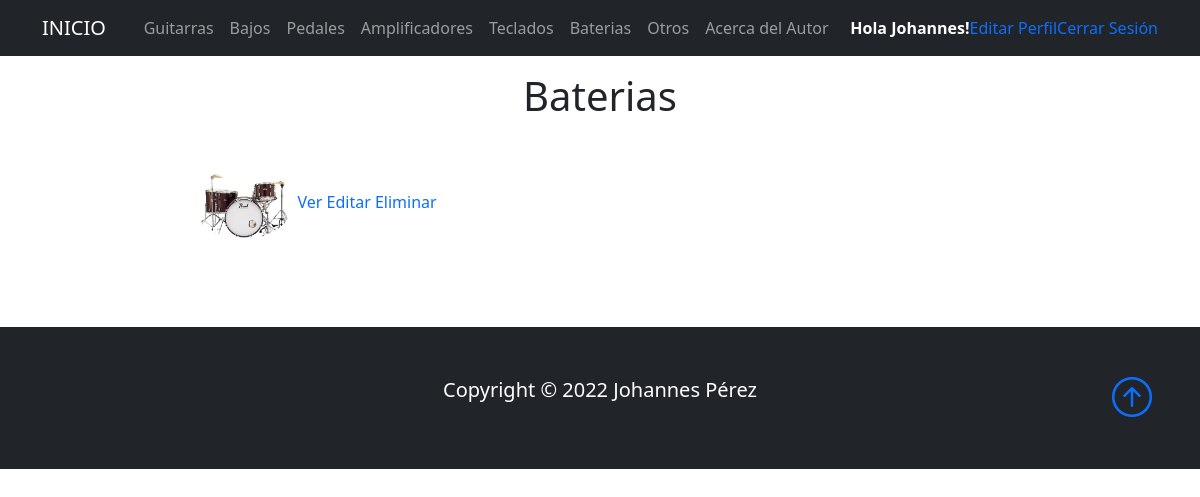
The page /listaBaterias/ (signed in) on the database its author committed.
### Base/models.py (models this page shows, shortened)
class Instrumento(models.Model):
    instrumentoSeleccion = (
    ('guitarra','Guitarra'),
    ('bajo', 'Bajo'),
    ('pedal','Pedal'),
    ('bateria','Bateria'),
    ('teclado','Teclado'),
    ('amplificador','Amplificador'),
    ('otro', 'Otro'),
    )
    usuario = models.ForeignKey(User, on_delete=models.CASCADE, null=True, blank=True)
    titulo = models.CharField(max_length=200)
    instrumento = models.CharField(max_length=15, choices=instrumentoSeleccion, default='guitarra')
    marca = models.CharField(max_length=40)
    modelo = models.CharField(max_length=40)
    descripcion = models.TextField(null=True, blank=True)
    year = models.IntegerField()
    precio = models.DecimalField(max_digits=10, decimal_places=2)
    fechaPublicacion = models.DateTimeField(auto_now_add=True)
    telefonoContacto = models.IntegerField()
    emailContacto = models.EmailField()
    imagenInstrumento = models.ImageField(null=True, blank=True, upload_to="imagenes/")
    class Meta:
        ordering = ['usuario', '-fechaPublicacion']

### Base/views.py (the view)
# urls.py: path('listaBaterias/', BateriaLista.as_view(), name='baterias'),
class BateriaLista(LoginRequiredMixin, ListView):
    context_object_name = 'baterias'
    queryset = Instrumento.objects.filter(instrumento__startswith='bateria')
    template_name = 'Base/listaBaterias.html'

### Base/templates/Base/listaBaterias.html (shortened to what this page needs)
{% extends 'Base/home.html' %}
{% block content %}
<section class="text-dark p-5 p-lg-0 pt-lg-5 text-center">
<br>
<div class="container text-center">
    <h1>Baterias</h1>
</div>
<br>
<div class="container">
    <div class="row">
            {% for bateria in baterias %}
            <div class="col-sm-6 align-items-center">
                <div class="card-body">
                <img src="{{bateria.imagenInstrumento.url}}" class="rounded-circle" width="100px">
                <a href="{% url 'bateria' bateria.id %}">Ver</a>
                {% if user.id == bateria.usuario.id %}
                <a href="{% url 'bateria_editar' bateria.id %}">Editar</a>
                <a href="{% url 'bateria_eliminar' bateria.id %}">Eliminar</a>
                <br>
                <br>
                <br>
                <br>
                {% endif %}
                </div>
            </div>
            {% endfor %}
    </div>
</div>
</section>
{% endblock %}

### Base/templates/Base/home.html (shortened to what this page needs)
<!DOCTYPE html>
<html lang="en">
<head>
    <link href="https://cdn.jsdelivr.net/npm/bootstrap@5.0.2/dist/css/bootstrap.min.css" rel="stylesheet"
>
    <link rel="stylesheet" href="https://cdn.jsdelivr.net/npm/bootstrap-icons@1.3.0/font/bootstrap-icons.css">
    <link href='https://api.mapbox.com/mapbox-gl-js/v2.8.1/mapbox-gl.css' rel='stylesheet' />
    {% load static %}
    <link rel="stylesheet" type="text/css" href="{% static 'Base/style.css' %}">
</head>
<body>
    <nav class="navbar navbar-expand-lg bg-dark navbar-dark py-2 fixed-top">
      <div class="container">
        <a href="{% url 'home' %}" class="navbar-brand">INICIO</a>
            <div class="collapse navbar-collapse" id="navmenu">
              <ul class="navbar-nav ms-auto">
                <li class="nav-item">
                  <a class="nav-link" href="{% url 'guitarras' %}">Guitarras</a>
                </li>
                <li class="nav-item">
                  <a class="nav-link" href="{% url 'bajos' %}">Bajos</a>
                </li>
                <li class="nav-item">
                  <a class="nav-link" href="{% url 'pedales' %}">Pedales</a>
                </li>
                <li class="nav-item">
                  <a class="nav-link" href="{% url 'amplificadores' %}">Amplificadores</a>
                </li>
                <li class="nav-item">
                  <a class="nav-link" href="{% url 'teclados' %}">Teclados</a>
                </li>
                <li class="nav-item">
                  <a class="nav-link" href="{% url 'baterias' %}">Baterias</a>
                </li>
                <li class="nav-item">
                  <a class="nav-link" href="{% url 'otros' %}">Otros</a>
                </li>
                <li class="nav-item">
                  <a class="nav-link" href="{% url 'acerca_de_mi' %}">Acerca del Autor</a>
                </li>
              </ul>
                {% if request.user.is_authenticated %}
              <ul class="navbar-nav ms-auto">
              <li class="nav-item">
                <strong><span style="color:white"> Hola {{request.user.first_name}}!</span></strong>
              </li>
              <li class="nav-item">
                <a href="{% url 'editar_perfil' %}">Editar Perfil</a>
              </li>
              <li class="nav-item">
                <a href="{% url 'logout' %}">Cerrar Sesión</a>
              </li>
            {% endif %}
          </div>
      </div>
  </nav>
      {% block content %}{% endblock %}
  <footer class="p-5 bg-dark text-white text-center position-relative">
      <div class="container">
          <p class="lead">Copyright &copy; 2022 Johannes Pérez</p>
          <a href="" class="position-absolute bottom-0 end-0 p-5">
              <i class="bi bi-arrow-up-circle h1"></i>
          </a>
      </div>
  </footer>
</body>
</html>

### Base/static/Base/style.css (style rules this page uses)
a { text-decoration: none; }
ul { list-style: none; }

### rows shown on the page
Instrumento: imagenInstrumento (picture), shows "Editar"

### other values the page prints
{{ request.user.first_name }} "Johannes"
